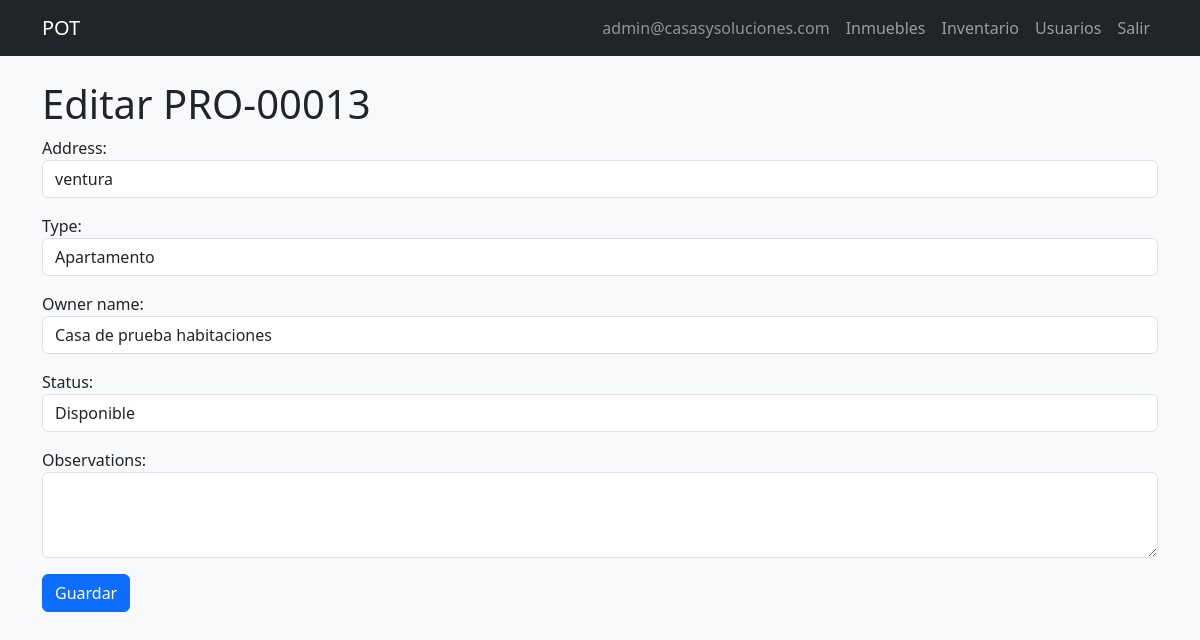
The page /properties/13/edit/ (signed in) on the database its author committed.
### pot/models.py (models this page shows, shortened)
class CustomUser(AbstractUser):
    class Role(models.TextChoices):
        ADMIN = 'ADMIN', 'Administrador'
        ASSISTANT = 'ASSISTANT', 'Asistente Administrativo'
        TENANT = 'TENANT', 'Arrendatario'
        TECHNICIAN = 'TECHNICIAN', 'Técnico'
    class DocumentType(models.TextChoices):
        CC = 'CC', 'Cédula de ciudadanía'
        CE = 'CE', 'Cédula de extranjería'
        PASSPORT = 'PASSPORT', 'Pasaporte'
        NIT = 'NIT', 'NIT'
    username = models.CharField(max_length=150, unique=True, blank=True)
    email = models.EmailField(unique=True)
    phone = models.CharField(max_length=20, default='')
    public_code = models.CharField(max_length=20, unique=True, blank=True, null=True)
    document_type = models.CharField(
        max_length=20,
        choices=DocumentType.choices,
        blank=True,
        default='',
    )
    document_number = models.CharField(max_length=30, unique=True, blank=True, null=True)
    avatar = models.ImageField(upload_to='avatars/%Y/%m/', blank=True, null=True, max_length=255)
    role = models.CharField(max_length=20, choices=Role.choices, default=Role.TENANT)
    password_changed = models.BooleanField(default=False)
    password_reset_token = models.CharField(max_length=255, null=True, blank=True)
    password_reset_expires = models.DateTimeField(null=True, blank=True)
    login_attempts = models.PositiveIntegerField(default=0)
    login_locked_until = models.DateTimeField(null=True, blank=True)
    created_at = models.DateTimeField(auto_now_add=True)
    updated_at = models.DateTimeField(auto_now=True)
    USERNAME_FIELD = 'email'
    REQUIRED_FIELDS = []
    objects = CustomUserManager()
    class Meta:
        ordering = ['-created_at']
    def is_staff_operative(self):
        return self.role in (self.Role.ADMIN, self.Role.ASSISTANT)

class Property(models.Model):
    class Type(models.TextChoices):
        APARTMENT = 'APARTMENT', 'Apartamento'
        HOUSE = 'HOUSE', 'Casa'
        LOCAL = 'LOCAL', 'Local comercial'
        WAREHOUSE = 'WAREHOUSE', 'Bodega'
    class Status(models.TextChoices):
        AVAILABLE = 'AVAILABLE', 'Disponible'
        RENTED = 'RENTED', 'Arrendado'
        MAINTENANCE = 'MAINTENANCE', 'En mantenimiento'
    code = models.CharField(max_length=20, unique=True)
    address = models.CharField(max_length=255, unique=True)
    city = models.CharField(max_length=100, blank=True, default='')
    building_name = models.CharField(max_length=150, blank=True, default='')
    unit_label = models.CharField(max_length=50, blank=True, default='')
    cover_image = models.ImageField(upload_to='properties/covers/%Y/%m/', blank=True, null=True, max_length=255)
    type = models.CharField(max_length=20, choices=Type.choices)
    owner_name = models.CharField(max_length=150)
    status = models.CharField(max_length=20, choices=Status.choices, default=Status.AVAILABLE)
    is_active = models.BooleanField(default=True)
    price = models.DecimalField(max_digits=12, decimal_places=2, default=0)
    rooms = models.IntegerField(null=True, blank=True)
    bathrooms = models.IntegerField(null=True, blank=True)
    living_rooms = models.IntegerField(null=True, blank=True)
    kitchens = models.IntegerField(null=True, blank=True)
    garages = models.IntegerField(null=True, blank=True)
    is_commercial = models.BooleanField(default=False)
    in_complex = models.BooleanField(default=False)
    admin_included = models.BooleanField(default=False)
    admin_value = models.DecimalField(max_digits=12, decimal_places=2, null=True, blank=True)
    google_maps_link = models.CharField(max_length=1000, null=True, blank=True)
    description = models.TextField(blank=True, null=True)
    observations = models.TextField(blank=True, null=True)
    created_at = models.DateTimeField(auto_now_add=True)
    updated_at = models.DateTimeField(auto_now=True)
    created_by = models.ForeignKey(
        CustomUser,
        on_delete=models.SET_NULL,
        null=True,
        blank=True,
        related_name='properties_created',
    )
    class Meta:
        ordering = ['-created_at']
        verbose_name_plural = 'properties'

### pot/views.py (the view, shortened to what this page needs)
# urls.py: path('properties/<int:property_id>/edit/', views.PropertyEditView.as_view(), name='property_edit'),
class PropertyEditView(StaffOperativeRequiredMixin, View):
    def get(self, request, property_id):
        prop = get_object_or_404(Property, pk=property_id)
        return render(request, 'properties/property_edit.html', {'form': PropertyForm(instance=prop), 'property': prop})

### pot/forms.py (shortened to what this page needs)
class PropertyForm(forms.ModelForm):
    class Meta:
        model = Property
        fields = ['address', 'type', 'owner_name', 'status', 'observations']
        widgets = {
            'address': forms.TextInput(attrs={'class': 'form-control', 'placeholder': 'Dirección completa'}),
            'type': forms.Select(attrs={'class': 'form-control'}),
            'owner_name': forms.TextInput(attrs={'class': 'form-control'}),
            'status': forms.Select(attrs={'class': 'form-control'}),
            'observations': forms.Textarea(attrs={'class': 'form-control', 'rows': 3}),
        }

### pot/views.py (called while the page is built)
    def test_func(self):
        u = self.request.user
        return u.is_staff_operative()

### templates/properties/property_edit.html (shortened to what this page needs)
{% extends 'base.html' %}
{% block content %}
<h1>Editar {{ property.code }}</h1>
<form method="post">{% csrf_token %}{{ form.as_p }}<button class="btn btn-primary">Guardar</button></form>
{% endblock %}

### templates/base.html (shortened to what this page needs)
{% load static %}
<!DOCTYPE html>
<html lang="es">
<head>
    <link href="https://cdn.jsdelivr.net/npm/bootstrap@5.3.3/dist/css/bootstrap.min.css" rel="stylesheet">
    <link rel="stylesheet" href="{% static 'css/style.css' %}">
</head>
<body class="bg-light">
<nav class="navbar navbar-expand-lg navbar-dark bg-dark mb-4">
    <div class="container">
        <a class="navbar-brand" href="{% if not user.is_authenticated %}{% url 'pot:login' %}{% elif user.role == 'TENANT' %}{% url 'pot:dashboard_tenant' %}{% else %}{% url 'pot:dashboard_staff' %}{% endif %}">POT</a>
        <div class="navbar-nav ms-auto">
            {% if user.is_authenticated %}
                <span class="nav-link text-white-50">{{ user.email }}</span>
                {% if user.is_staff_operative %}
                    <a class="nav-link" href="{% url 'pot:property_list' %}">Inmuebles</a>
                    <a class="nav-link" href="{% url 'pot:inventory_create' %}">Inventario</a>
                {% endif %}
                {% if user.role == 'ADMIN' %}
                    <a class="nav-link" href="{% url 'pot:user_list' %}">Usuarios</a>
                {% endif %}
                <a class="nav-link" href="{% url 'pot:logout' %}">Salir</a>
            {% else %}
                <a class="nav-link" href="{% url 'pot:login' %}">Entrar</a>
            {% endif %}
        </div>
    </div>
</nav>
<main class="container pb-5">
    {% block content %}{% endblock %}
</main>
</body>
</html>

### rows shown on the page
CustomUser: email "admin@casasysoluciones.com"
Property: code "PRO-00013", address "ventura", type "Apartamento", owner_name "Casa de prueba habitaciones", status "Disponible"
